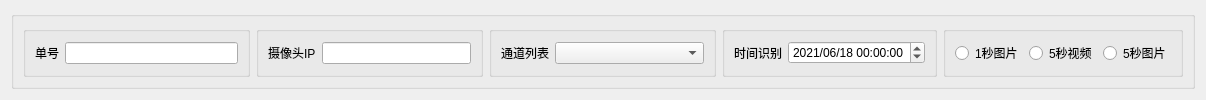
<?xml version="1.0" encoding="UTF-8"?>
<ui version="4.0">
 <class>Form</class>
 <widget class="QWidget" name="Form">
  <property name="geometry">
   <rect>
    <x>0</x>
    <y>0</y>
    <width>1206</width>
    <height>78</height>
   </rect>
  </property>
  <property name="windowTitle">
   <string>Form</string>
  </property>
  <layout class="QGridLayout" name="gridLayout">
   <item row="0" column="0">
    <widget class="QGroupBox" name="groupBox_35">
     <property name="sizePolicy">
      <sizepolicy hsizetype="Preferred" vsizetype="Preferred">
       <horstretch>0</horstretch>
       <verstretch>0</verstretch>
      </sizepolicy>
     </property>
     <property name="title">
      <string/>
     </property>
     <layout class="QGridLayout" name="gridLayout_4">
      <item row="0" column="2">
       <widget class="QGroupBox" name="groupBox_38">
        <property name="title">
         <string/>
        </property>
        <layout class="QGridLayout" name="gridLayout_42">
         <item row="0" column="0">
          <widget class="QLabel" name="label_29">
           <property name="text">
            <string>通道列表</string>
           </property>
          </widget>
         </item>
         <item row="0" column="1">
          <widget class="QComboBox" name="comboBox_5">
           <property name="sizePolicy">
            <sizepolicy hsizetype="Preferred" vsizetype="Fixed">
             <horstretch>1</horstretch>
             <verstretch>0</verstretch>
            </sizepolicy>
           </property>
          </widget>
         </item>
        </layout>
       </widget>
      </item>
      <item row="0" column="0">
       <widget class="QGroupBox" name="groupBox_36">
        <property name="title">
         <string/>
        </property>
        <layout class="QGridLayout" name="gridLayout_40">
         <item row="0" column="0">
          <widget class="QLabel" name="label_27">
           <property name="text">
            <string>单号</string>
           </property>
          </widget>
         </item>
         <item row="0" column="1">
          <widget class="QLineEdit" name="lineEdit_22">
           <property name="sizePolicy">
            <sizepolicy hsizetype="Expanding" vsizetype="Fixed">
             <horstretch>1</horstretch>
             <verstretch>0</verstretch>
            </sizepolicy>
           </property>
          </widget>
         </item>
        </layout>
       </widget>
      </item>
      <item row="0" column="1">
       <widget class="QGroupBox" name="groupBox_37">
        <property name="title">
         <string/>
        </property>
        <layout class="QGridLayout" name="gridLayout_41">
         <item row="0" column="0">
          <widget class="QLabel" name="label_28">
           <property name="text">
            <string>摄像头IP</string>
           </property>
          </widget>
         </item>
         <item row="0" column="1">
          <widget class="QLineEdit" name="lineEdit_23">
           <property name="sizePolicy">
            <sizepolicy hsizetype="Expanding" vsizetype="Fixed">
             <horstretch>1</horstretch>
             <verstretch>0</verstretch>
            </sizepolicy>
           </property>
          </widget>
         </item>
        </layout>
       </widget>
      </item>
      <item row="0" column="3">
       <widget class="QGroupBox" name="groupBox">
        <property name="title">
         <string/>
        </property>
        <layout class="QGridLayout" name="gridLayout_2">
         <item row="0" column="0">
          <widget class="QLabel" name="label">
           <property name="text">
            <string>时间识别</string>
           </property>
          </widget>
         </item>
         <item row="0" column="1">
          <widget class="QDateTimeEdit" name="dateTimeEdit">
           <property name="date">
            <date>
             <year>2021</year>
             <month>6</month>
             <day>18</day>
            </date>
           </property>
           <property name="displayFormat">
            <string>yyyy/MM/dd HH:mm:ss</string>
           </property>
          </widget>
         </item>
        </layout>
       </widget>
      </item>
      <item row="0" column="4">
       <widget class="QGroupBox" name="groupBox_39">
        <property name="title">
         <string/>
        </property>
        <layout class="QGridLayout" name="gridLayout_3">
         <item row="0" column="0">
          <widget class="QRadioButton" name="radioButton_9">
           <property name="text">
            <string>1秒图片</string>
           </property>
          </widget>
         </item>
         <item row="0" column="1">
          <widget class="QRadioButton" name="radioButton_10">
           <property name="text">
            <string>5秒视频</string>
           </property>
          </widget>
         </item>
         <item row="0" column="2">
          <widget class="QRadioButton" name="radioButton_11">
           <property name="text">
            <string>5秒图片</string>
           </property>
          </widget>
         </item>
        </layout>
       </widget>
      </item>
     </layout>
    </widget>
   </item>
  </layout>
 </widget>
 <resources/>
 <connections/>
</ui>
